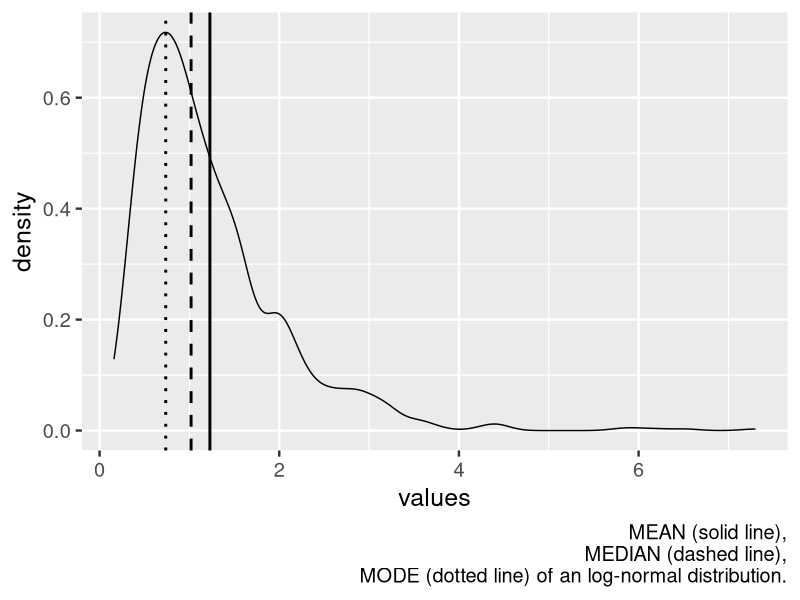

The R source for this figure: (Note: this script raises an error after producing the figure.)
## ---- chunk 1
options(htmltools.dir.version = FALSE)
knitr::opts_chunk$set(echo = FALSE, message = FALSE, fig.align = 'center', dev = 'svg')
library(tidyverse)
ggplot2::theme_set(theme_gray(base_size = 18))
## ---- chunk 2
set.seed(506)
mode <-  function(x, adjust = 1) {
  x <- na.omit(x)
  dx <- density(x, adjust = adjust)
  dx$x[which.max(dx$y)]
}
d <- data_frame(values = rlnorm(1000, sdlog = 0.6))
ggplot(data = d) +
  geom_density(mapping = aes(x = values, y = ..density..)) +
  geom_vline(xintercept = median(d$values), linetype = "dashed", size = 1) +
  geom_vline(xintercept = mean(d$values), size = 1) +
  geom_vline(xintercept = mode(d$values), linetype = "dotted", size = 1) +
  labs(caption = "MEAN (solid line),\nMEDIAN (dashed line),\nMODE (dotted line) of an log-normal distribution.")
## ---- chunk 3
knitr::include_graphics("img/skim.png")
## ---- chunk 4
knitr::include_graphics("img/skim-rect.png")
## ---- chunk 5
iq <- data_frame(IQ = rnorm(1000, 100, 15))
iqd <- density(iq$IQ)
smarter_than_you <- data_frame(x = iqd$x, y = iqd$y) %>% 
  filter(x >= 115)
ggplot(data = iq) +
  geom_density(mapping = aes(x = IQ)) +
  geom_vline(xintercept = 115, linetype = "dashed", size = 1) +
  geom_ribbon(data = smarter_than_you, mapping = aes(x = x, ymax = y), ymin = 0, alpha = 0.5) +
  labs(title = "Normal distribution\nwith mean=100 and sd=15")
## ---- chunk 6
d <- data_frame(`log-normal` = rlnorm(1000)) %>% 
  mutate(`log-transformed` = log(`log-normal`)) %>% 
  gather()
ggplot(data = d) +
  geom_histogram(mapping = aes(x = value), bins = 30) +
  facet_wrap(~key, scales = "free_x")
## ---- chunk 7
original <- filter(d, key == "log-normal")
lower <- mean(original$value) - sd(original$value)
upper <- mean(original$value) + sd(original$value)
frac_data <- sum(original$value > lower & original$value < upper) / 1000
ggplot(data = original) +
  geom_density(mapping = aes(x = value)) +
  geom_vline(xintercept = c(lower,  upper), linetype = "longdash") +
  geom_label(label = frac_data, x = 1, y = 0.1) +
  labs(caption = "Dashed lines: 1*SD")
## ---- chunk 8
# calculate mean and sd using log-trans data
dsum <- filter(d, key == "log-transformed") %>% 
  summarise_at(vars(value), funs(mean, sd))

# convert calculated mean and sd back to original scale using exp
(bounds <- transmute_at(dsum, vars(mean, sd), exp) %>% 
  transmute(lower_1sd = mean / sd, upper_1sd = mean * sd,
            lower_2sd = mean / (2 * sd), upper_2sd = mean * (2 * sd)))
## ---- chunk 9
ggplot(data = original) +
  geom_density(mapping = aes(x = value)) +
  geom_vline(data = gather(select(bounds, ends_with("1sd"))), mapping = aes(xintercept = value), linetype = "longdash") +
  geom_vline(data = gather(select(bounds, ends_with("2sd"))), mapping = aes(xintercept = value), linetype = "dotted") +
  labs(caption = "Dashed lines: 1*SD\ndotted lines: 2*SD")
## ---- chunk 10
# test calculated sd boundaries on the original data
filter(d, key == "log-normal") %>% 
  summarise(fraction_data_1SD = sum(value > bounds$lower_1sd & value < bounds$upper_1sd) / 1000,
            fraction_data_2SD = sum(value > bounds$lower_2sd & value < bounds$upper_2sd) / 1000)
## ---- chunk 11
library(car)
sw <- filter(starwars, !is.na(height), !is.na(mass)) %>% 
  mutate(BMI = mass / (height / 100)^2)
o <- qqPlot(sw$BMI, ylab = "Starwars character BMI")
## ---- chunk 12
o <- qqPlot(log10(sw$BMI), ylab = "Starwars character BMI, Log10")
## ---- chunk 13
knitr::include_graphics("https://imgs.xkcd.com/comics/correlation.png")
